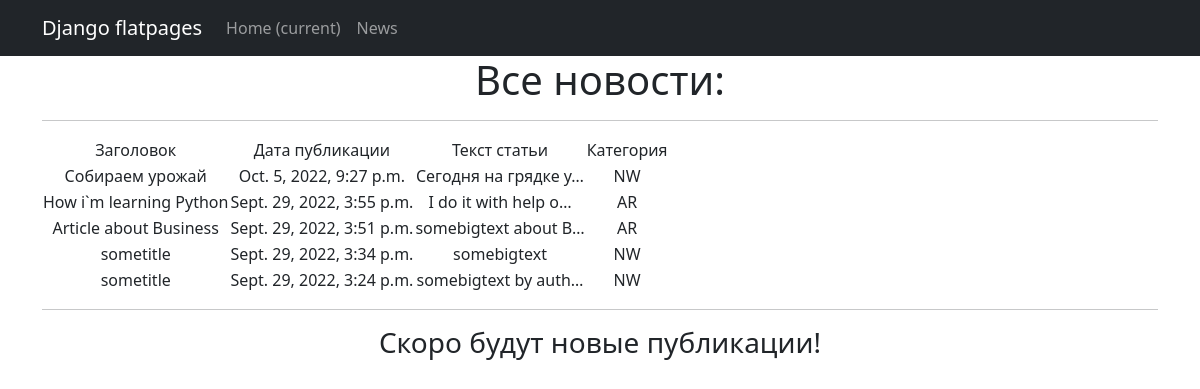
Page /news/ on the committed database.
### newapp/models.py (models this page shows, shortened)
class Post (models.Model):
    author = models.ForeignKey(Author, on_delete=models.CASCADE)
    NEWS = 'NW'
    ARTICLE = 'AR'
    CATEGORY_CHOICES =[
        (NEWS, 'Новости'),
        (ARTICLE, 'Статья'),
    ]
    categoryType = models.CharField(max_length=2, choices=CATEGORY_CHOICES, default=ARTICLE)
    dateCreation = models.DateTimeField(auto_now_add=True)
    postCategory = models.ManyToManyField(Category, through='PostCategory')
    title = models.CharField(max_length=128)
    text = models.TextField()
    rating = models.SmallIntegerField(default=0)

### newapp/views.py (the view)
# urls.py: path('', PostList.as_view()),
class PostList(ListView):
    model = Post
    ordering = '-dateCreation'
    template_name = 'newpost/news.html'
    context_object_name = 'news'
    def get_context_data(self, **kwargs):
        context = super().get_context_data(**kwargs)
        context['time_now'] = datetime.utcnow()
        context['next_publication'] = None
        return context

### newapp/templatetags/custom_filters.py (called while the page is built)
@register.filter()
def censor(value):
    bad_words = ('урод', 'козёл','баран', 'какашка')
    if not isinstance(value, str):
        raise TypeError(f"unresolved type '{type(value)}' expected  type 'str'")
    for word in value.split():
        if word.lower() in bad_words:
            value = value.replace(word, f"{word[0]}{'*' * (len(word) - 2)}{word[-1]}")
    return value

### newapp/templates/newpost/news.html (shortened to what this page needs)
{% extends 'basepages/base.html' %}
{% load custom_filters %}
{% block content %}
<h1>Все новости:</h1>
<hr>
    {% if news %}
               <table>
           <tr>
               <td>Заголовок</td>
               <td>Дата публикации</td>
               <td>Текст статьи</td>
               <td>Категория</td>
           </tr>
           {% for post in news %}
           <tr>
               <td>{{ post.title }}</td>
               <td>{{ post.dateCreation}}</td>
               <td>{{ post.text|truncatechars:20|censor }}</td>
               <td>{{ post.categoryType }}</td>
           </tr>
           {% endfor %}
       </table>
<hr>
    <h3> {{ next_publication|default_if_none:"Скоро будут новые публикации!" }} </h3>
   {% else %}
       <h2>Новых нет!</h2>
   {% endif %}
{% endblock content %}

### templates/basepages/base.html (shortened to what this page needs)
<!DOCTYPE html>
<html lang="en">
    <head>
        {% load static %}
        <link href="{% static 'css/styles.css' %}" rel="stylesheet" />
    </head>
    <body>
    <nav class="navbar navbar-expand-lg navbar-dark bg-dark static-top">
       <div class="container">
           <a class="navbar-brand" href="#">Django flatpages</a>
           <div class="collapse navbar-collapse" id="navbarResponsive">
               <ul class="navbar-nav ml-auto">
                   <li class="nav-item active">
                       <a class="nav-link" href="#">Home
                           <span class="sr-only">(current)</span>
                       </a>
                   </li>
                   <li class="nav-item">
                       <a class="nav-link" href="/news/">News</a>
                   </li>
               </ul>
           </div>
       </div>
    </nav>
        <div class="container">
           <div class="row">
               <div class="col-lg-12 text-center">
                   {% block content %}{% endblock content %}
               </div>
           </div>
        </div>
    </body>
</html>

### rows in the picture
Post: title "Собираем урожай", dateCreation "Oct. 5, 2022, 9:27 p.m.", text|censor "Сегодня на грядке у…", categoryType "NW"
Post: title "How i`m learning Python", dateCreation "Sept. 29, 2022, 3:55 p.m.", text|censor "I do it with help o…", categoryType "AR"
Post: title "Article about Business", dateCreation "Sept. 29, 2022, 3:51 p.m.", text|censor "somebigtext about B…", categoryType "AR"
Post: title "sometitle", dateCreation "Sept. 29, 2022, 3:34 p.m.", text|censor "somebigtext", categoryType "NW"
Post: title "sometitle", dateCreation "Sept. 29, 2022, 3:24 p.m.", text|censor "somebigtext by auth…", categoryType "NW"

### other values in the picture
{{ next_publication|default_if_none:"Скоро будут новые публикации!" }} "Скоро будут новые публикации!"
